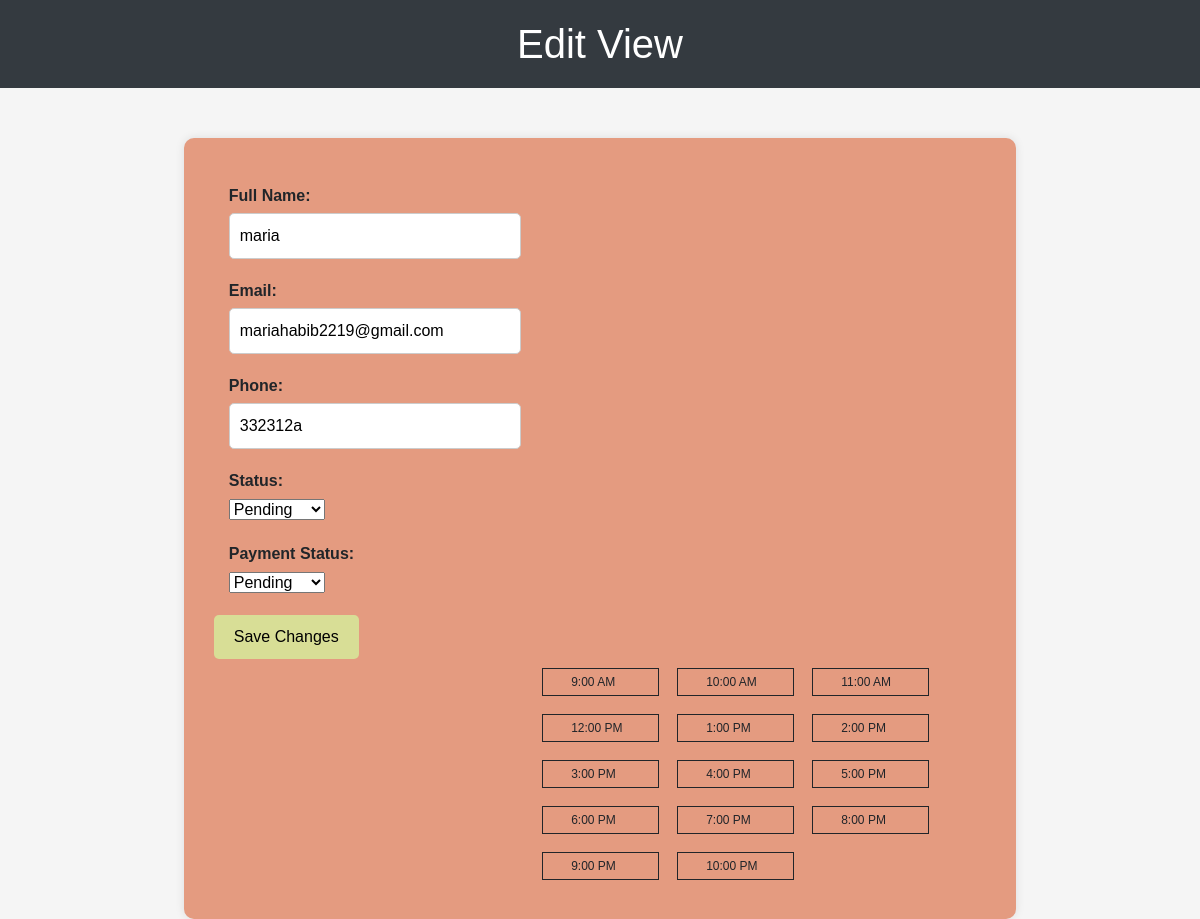
The app's page /edit_appointment/6 with its own data.
### app.py (models this page shows)
class Appointment(db.Model):
    id = db.Column(db.Integer, primary_key=True)
    full_name = db.Column(db.String)
    email = db.Column(db.String)
    phone = db.Column(db.String)
    status = db.Column(db.String)
    payment_status = db.Column(db.String)
    date = db.Column(db.String)
    start_time = db.Column(db.String)  # Change the type to String
    end_time = db.Column(db.String)

### app.py (the view, shortened to what this page needs)
@app.route('/edit_appointment/<int:appointment_id>', methods=['GET', 'POST'])
def edit_appointment(appointment_id):
    appointment = Appointment.query.get(appointment_id)
    return render_template('edit_appointment.html', appointment=appointment)

### templates/edit_appointment.html (shortened to what this page needs)
<!DOCTYPE html>
<html>
<head>
    <link rel="stylesheet" href="https://stackpath.bootstrapcdn.com/bootstrap/4.5.2/css/bootstrap.min.css">
    <link rel="stylesheet"
        href="https://cdnjs.cloudflare.com/ajax/libs/bootstrap-datepicker/1.9.0/css/bootstrap-datepicker.min.css">
    <link rel="stylesheet"
        href="https://cdnjs.cloudflare.com/ajax/libs/bootstrap-datepicker/1.9.0/css/bootstrap-datepicker.min.css" />
</head>
<body>
    <h1>Edit View</h1>
    <section class="container">
        <div class="row goals-sec-pink">
            <div class="col-md-12">
                <form action="{{ url_for('edit_appointment', appointment_id=appointment.id) }}" method="post"
                    id="edit-form">
                    <div class="row contact-cont pt-0">
                        <div class="col-md-5">
                            <div class="form-group">
                                <label for="full_name">Full Name:</label>
                                <input type="text" name="full_name" value="{{ appointment.full_name }}" />
                            </div>
                            <div class="form-group">
                                <label for="email">Email:</label>
                                <input type="email" name="email" value="{{ appointment.email }}" />
                            </div>
                            <div class="form-group">
                                <label for="phone">Phone:</label>
                                <input type="text" name="phone" value="{{ appointment.phone }}" />
                            </div>
                            <div class="form-group">
                                <label for="address">Status:</label>
                                <select name="status">
                                    <option value="pending" {% if appointment.status=='pending' %}selected{% endif %}>
                                        Pending</option>
                                </select>
                            </div>
                            <div class="form-group">
                                <label for="address">Payment Status:</label>
                                <select name="payment_status">
                                    <option value="pending" >Pending</option>
                                </select>
                            </div>
                        </div>
                        <div class="col-md-7">
                        </div>
                        <div class="row">
                            <div class="col-md-12">
                                <button type="submit">Save Changes</button>
                            </div>
                        </div>
                        <div class="row">
                            <div class="col-md-7 offset-5">
                                <div class="time-slots">
                                    <div class="row">
                                        <div class="col-sm-3 time-slot time-block">
                                            <p>9:00 AM</p>
                                        </div>
                                        <div class="col-sm-3 time-slot time-block">
                                            <p>10:00 AM</p>
                                        </div>
                                        <div class="col-sm-3 time-slot time-block">
                                            <p>11:00 AM</p>
                                        </div>
                                        <div class="col-sm-3 time-slot time-block">
                                            <p>12:00 PM</p>
                                        </div>
                                        <div class="col-sm-3 time-slot time-block">
                                            <p>1:00 PM</p>
                                        </div>
                                        <div class="col-sm-3 time-slot time-block">
                                            <p>2:00 PM</p>
                                        </div>
                                        <div class="col-sm-3 time-slot time-block">
                                            <p>3:00 PM</p>
                                        </div>
                                        <div class="col-sm-3 time-slot time-block">
                                            <p>4:00 PM</p>
                                        </div>
                                        <div class="col-sm-3 time-slot time-block">
                                            <p>5:00 PM</p>
                                        </div>
                                        <div class="col-sm-3 time-slot time-block">
                                            <p>6:00 PM</p>
                                        </div>
                                        <div class="col-sm-3 time-slot time-block">
                                            <p>7:00 PM</p>
                                        </div>
                                        <div class="col-sm-3 time-slot time-block">
                                            <p>8:00 PM</p>
                                        </div>
                                        <div class="col-sm-3 time-slot time-block">
                                            <p>9:00 PM</p>
                                        </div>
                                        <div class="col-sm-3 time-slot time-block">
                                            <p>10:00 PM</p>
                                        </div>
                                    </div>
                                </div>
                            </div>
                        </div>
                    </div>
            </div>
        </div>
    </section>

### templates/edit_appointment.html (style rules this page uses)
body { font-family: Arial, sans-serif; margin: 0; padding: 0; background-color: #f5f5f5; }
section.container { display: flex; align-items: center; justify-content: center; margin-top: 50px; }
.row.goals-sec-pink { background-color: #e49b80; border-radius: 10px; box-shadow: 0px 0px 10px rgba(0, 0, 0, 0.1); padding: 30px; width: 75%; }
.form-group { margin-bottom: 20px; }
label { display: block; font-weight: bold; margin-bottom: 5px; }
input[type="text"], input[type="email"], textarea { width: 100%; padding: 10px; border: 1px solid #ccc; border-radius: 5px; }
button[type="submit"] { background-color: #d8de96; color: #000000; border: none; padding: 10px 20px; border-radius: 5px; cursor: pointer; }
h1 { text-align: center; padding: 20px; background-color: #343a40; color: #fff; }
.time-slots p { font-size: 12px; height: 100%; margin: 4px 13px; }
.time-slots .time-block { border: 1px solid; margin: 9px; }

### records on screen
Appointment: full_name "maria", email "mariahabib2219@gmail.com", phone "332312a"
